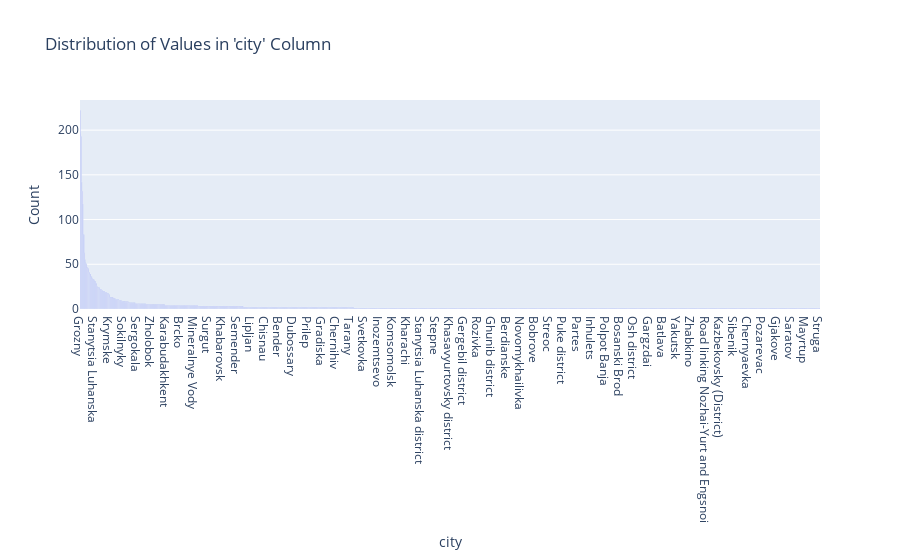

The cell this chart's notebook holds for it:
### Code cell
def plot_distribution_clean(column_name):
    # Count occurrences including NaN values
    
    value_counts = df_categorical[column_name].value_counts(dropna=False).reset_index()
    value_counts.columns = [column_name, 'count']

    # Convert NaN values to a string for visualization
    value_counts[column_name] = value_counts[column_name].astype(str)

    # Create bar chart
    fig = px.bar(value_counts, x=column_name, y='count', 
                 title=f"Distribution of Values in '{column_name}' Column",
                 labels={column_name: column_name, 'count': 'Count'})

    # Show the figure
    fig.show()
interact(plot_distribution_clean, column_name=df_less_than_50_null_cat)

### Figure 1 — Plotly figure (JSON) as saved in the notebook; plotly's stock layout.template omitted (floating-point values rounded to 4 significant figures; data arrays with more than 128 entries replaced by an {"elided": "..."} marker saying what was removed)
{"data": [{"hovertemplate": "city=%{x}<br>Count=%{y}<extra></extra>", "legendgroup": "", "marker": {"color": "#636efa", "pattern": {"shape": ""}}, "name": "", "orientation": "v", "showlegend": false, "textposition": "auto", "type": "bar", "x": {"elided": "1406 str values"}, "xaxis": "x", "y": {"elided": "1406 int values"}, "yaxis": "y"}], "layout": {"barmode": "relative", "legend": {"tracegroupgap": 0}, "title": {"text": "Distribution of Values in 'city' Column"}, "xaxis": {"anchor": "y", "domain": [0, 1], "title": {"text": "city"}}, "yaxis": {"anchor": "x", "domain": [0, 1], "title": {"text": "Count"}}}}
